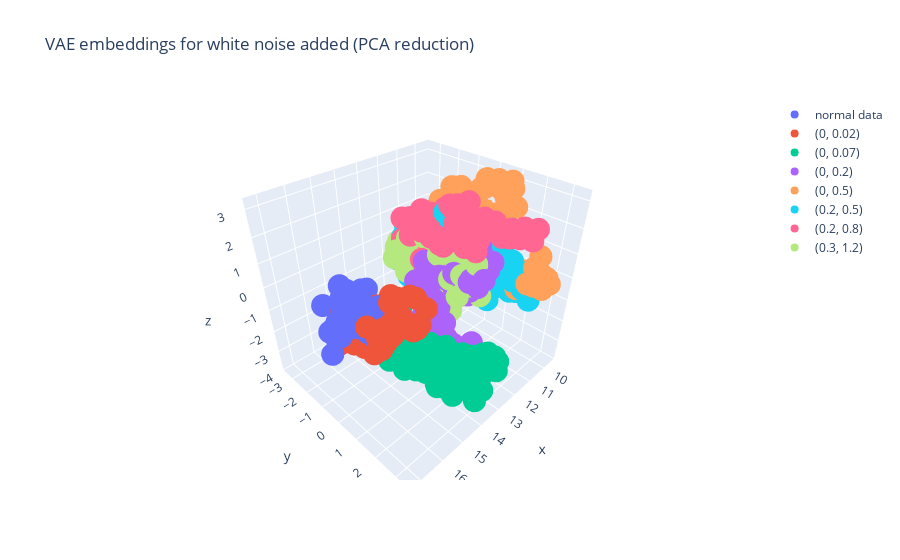

Write notebook code for a chart like this one.
### Code cell
data = []
start, end = 0, 0
for i, dl in enumerate(dataloaders):
    start = end
    end += len(dl)
    if i == 0:
        name = "normal data"
    else:
        name = str(loc_scale_pairs[i-1])
    data += [
        go.Scatter3d(
            x=embs_3d[start:end, 0].tolist(),
            y=embs_3d[start:end, 1].tolist(),
            z=embs_3d[start:end, 2].tolist(),
            mode='markers', name=name,
        )
    ]

layout = go.Layout(
    title="VAE embeddings for white noise added (PCA reduction)",
)

fig = go.Figure(data=data, layout=layout)
fig.show()
